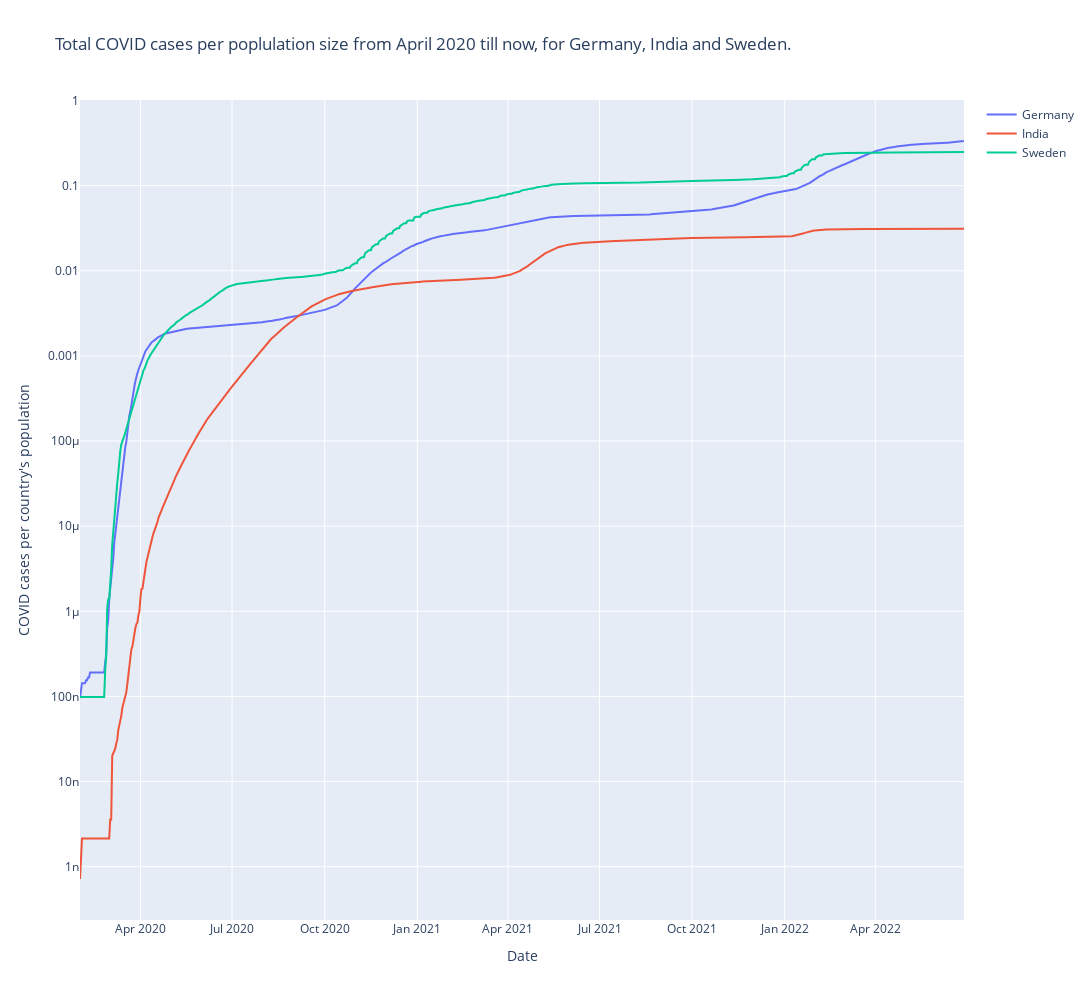

Notebook source saved alongside this figure:
### Code cell
fig = go.Figure()
for country in country_array:
    fig.add_trace(go.Scatter(x=df_dict[country]['date'], y=df_dict[country]['total_cases_per_population'], name=country, mode="lines"))       
    #fig.add_trace(go.Scatter(x=final_df['date'], y=final_df[country], name=country, mode="lines"))       

fig.update_yaxes(type="log")
fig.update_layout(width = 1200, height=1000, title="Total COVID cases per poplulation size from April 2020 till now, for Germany, India and Sweden.", xaxis_title="Date", yaxis_title="COVID cases per country's population")
fig.show()    
fig.write_image("../reports/figures/delivery1_log_results.jpeg")

### Figure 1 — Plotly figure (JSON) as saved in the notebook; plotly's stock layout.template omitted (floating-point values rounded to 4 significant figures; data arrays with more than 128 entries replaced by an {"elided": "..."} marker saying what was removed)
{"data": [{"mode": "lines", "name": "Germany", "type": "scatter", "x": {"elided": "879 str values"}, "y": {"elided": "879 float values"}}, {"mode": "lines", "name": "India", "type": "scatter", "x": {"elided": "879 str values"}, "y": {"elided": "879 float values"}}, {"mode": "lines", "name": "Sweden", "type": "scatter", "x": {"elided": "879 str values"}, "y": {"elided": "879 float values"}}], "layout": {"height": 1000, "title": {"text": "Total COVID cases per poplulation size from April 2020 till now, for Germany, India and Sweden."}, "width": 1200, "xaxis": {"autorange": true, "range": ["2020-02-01", "2022-06-28"], "title": {"text": "Date"}, "type": "date"}, "yaxis": {"autorange": true, "range": [-9.626, 0.005708], "title": {"text": "COVID cases per country's population"}, "type": "log"}}}
